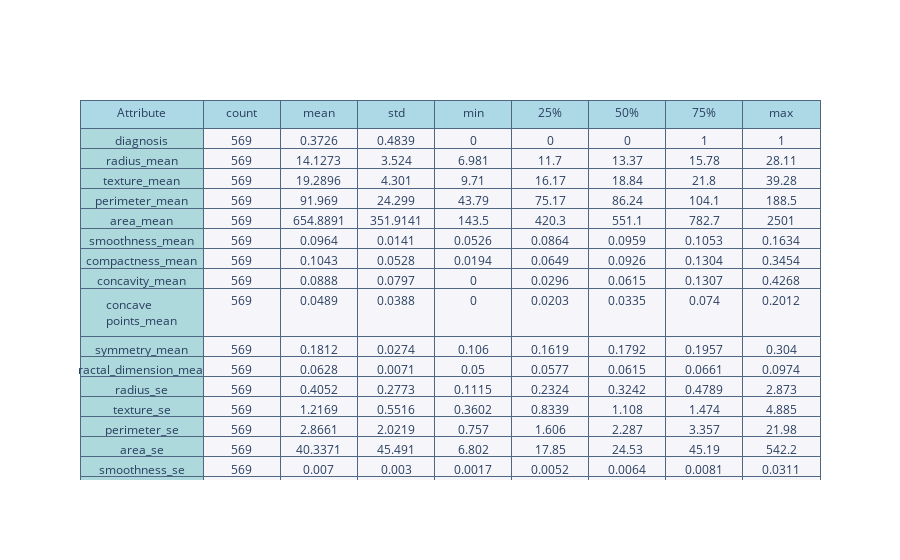

The cell this chart's notebook holds for it:
### Code cell
p = data.describe().T 
p = p.round(4) 
table = go.Table(
    columnwidth=[0.8]+[0.5]*8, 
    header=dict(
        values=['Attribute'] + list(p.columns), line = dict(color='#506784'),
        fill = dict(color='lightblue'),
), 
    cells=dict(
        values=[p.index] + [p[k].tolist() for k in p.columns[:]], line = dict(color='#506784'),
        fill = dict(color=['rgb(173, 216, 220)', '#f5f5fa'])
) )
py.iplot([table], filename='Table-of-mining-data')

### Figure 1 — Plotly figure (JSON) as saved in the notebook; plotly's stock layout.template omitted (floating-point values rounded to 4 significant figures; data arrays with more than 128 entries replaced by an {"elided": "..."} marker saying what was removed)
{"data": [{"cells": {"fill": {"color": ["rgb(173, 216, 220)", "#f5f5fa"]}, "line": {"color": "#506784"}, "values": {"elided": "9x31 mixed values"}}, "columnwidth": [0.8, 0.5, 0.5, 0.5, 0.5, 0.5, 0.5, 0.5, 0.5], "header": {"fill": {"color": "lightblue"}, "line": {"color": "#506784"}, "values": ["Attribute", "count", "mean", "std", "min", "25%", "50%", "75%", "max"]}, "type": "table"}], "layout": {}}
